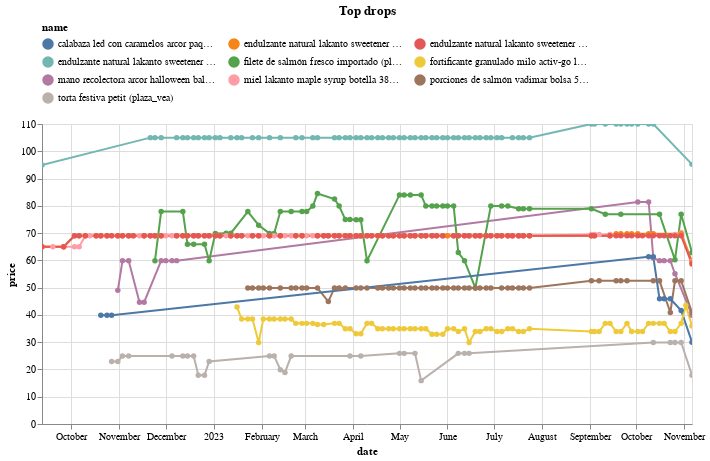

Write notebook code for a chart like this one.
### Code cell
(top_changes_abs
 .sort_values('change')
 .head(10)
 .pipe(plot_changes, 'Top drops')
)

### Figure 1 — Vega-Lite specification as saved in the notebook (floating-point values rounded to 4 significant figures; data arrays with more than 128 entries replaced by an {"elided": "..."} marker saying what was removed)
{"config": {"view": {"continuousWidth": 300, "continuousHeight": 300}, "legend": {"columns": 3, "orient": "top"}}, "data": {"name": "data-866a753e3b7ea10d383ae626426d2261"}, "mark": {"type": "line", "point": true}, "encoding": {"color": {"field": "name", "scale": {"domain": ["calabaza led con caramelos arcor paquete 200g (plaza_vea)", "endulzante natural lakanto sweetener classic doypack 454g (plaza_vea)", "endulzante natural lakanto sweetener golden doypack 454g (plaza_vea)", "endulzante natural lakanto sweetener golden doypack 800g (plaza_vea)", "filete de salmón fresco importado (plaza_vea)", "fortificante granulado milo activ-go lata 940g (plaza_vea)", "mano recolectora arcor halloween balde 200g (plaza_vea)", "miel lakanto maple syrup botella 384ml (plaza_vea)", "porciones de salmón vadimar bolsa 500g (plaza_vea)", "torta festiva petit (plaza_vea)"]}, "type": "nominal"}, "tooltip": [{"field": "name", "type": "nominal"}, {"field": "price", "type": "quantitative"}, {"field": "last_price", "type": "quantitative"}], "x": {"field": "date", "type": "temporal"}, "y": {"field": "price", "type": "quantitative"}}, "params": [{"name": "param_9", "select": {"type": "point", "fields": ["name"]}, "bind": "legend"}, {"name": "param_10", "select": {"type": "interval", "encodings": ["x", "y"]}, "bind": "scales"}], "title": "Top drops", "transform": [{"filter": {"param": "param_9"}}], "width": 650, "$schema": "https://vega.github.io/schema/vega-lite/v5.15.1.json", "datasets": {"data-866a753e3b7ea10d383ae626426d2261": {"elided": "586 records"}}}
